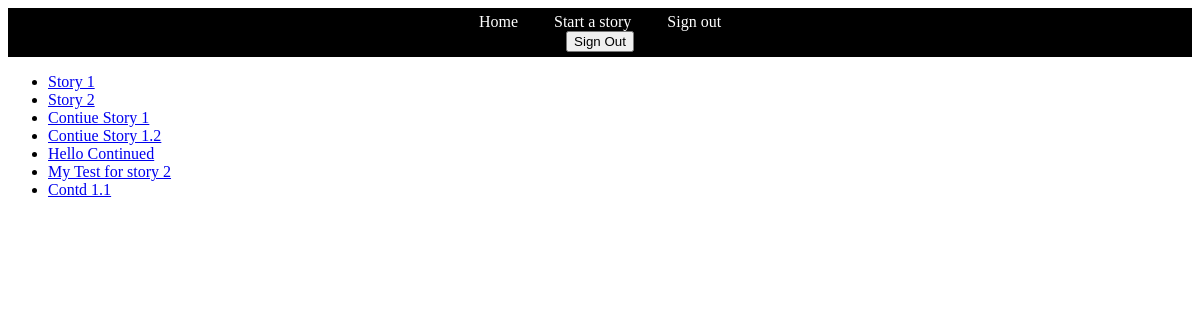
/myblog/home (signed in), run on an earlier commit of the app's database.
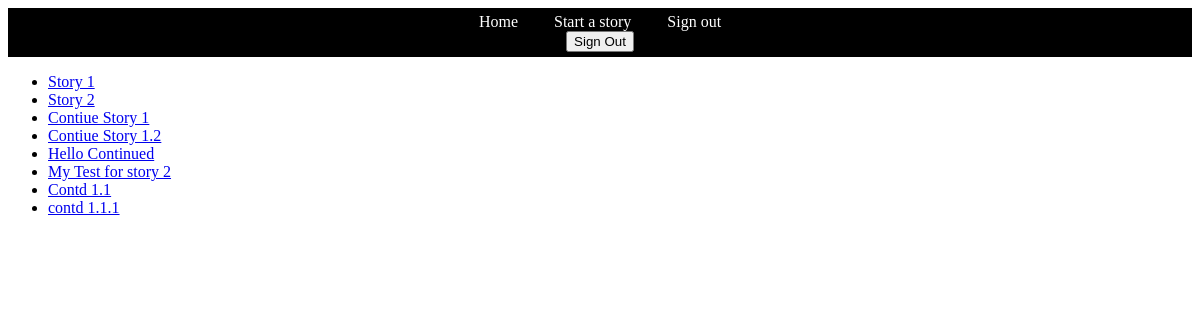
And on a later commit of the database.
### myblog/models.py (models this page shows)
class Story(models.Model):
	story_id = models.UUIDField(primary_key=True, default=uuid.uuid4, editable=True)
	title = models.CharField(max_length=500)
	text = HTMLField()
	created_by = models.ForeignKey(User, editable=True)
	pub_date = models.DateTimeField(default=datetime.now,blank=True)

### myblog/views.py (the view)
@login_required
def home(request):
	all_stories = Story.objects.all()
	data = {"stories": all_stories}
	return render_to_response('home.html', data)

### myblog/templates/home.html (shortened to what this page needs)
<!DOCTYPE html PUBLIC "-//W3C//DTD XHTML 1.0 Transitional//EN" "http://www.w3.org/TR/xhtml1/DTD/xhtml1-transitional.dtd">
<html xmlns="http://www.w3.org/1999/xhtml">
<head>
</head>
<body>
<div id="navbar">
  <ul>
  <li><a href="#">Home</a></li>
  <li><a href="http://127.0.0.1:8000/myblog/editor">Start a story</a></li>
  <li><a href="http://127.0.0.1:8000/accounts/logout/">Sign out</a></li>
  {% load i18n %}
  <form method="post" action="{% url 'account_logout' %}">
    <button type="submit">{% trans 'Sign Out' %}</button>
  </form>
  </ul>
</div>
<ul>
{% for i in stories %}
<li><a href="/myblog/{{ i.story_id }}/StoryPage" >{{ i.title }}</li>
{% endfor %}
</ul>
</body>
</html>

### myblog/templates/home.html (style rules this page uses)
#navbar ul li { display: inline; }
#navbar ul li a { text-decoration: none; padding: .2em 1em; color: #fff; background-color: #000; }

What changed in the data, as far as the page shows it:
added Story: title "contd 1.1.1"
